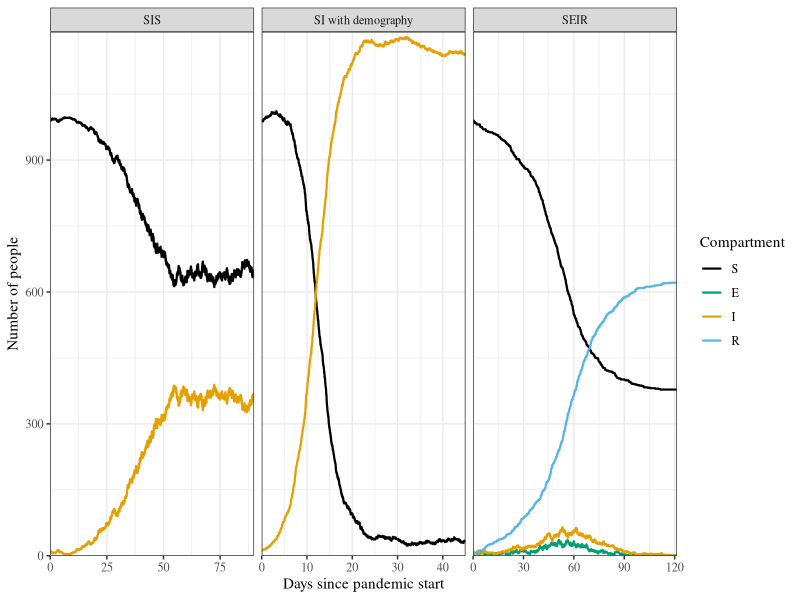
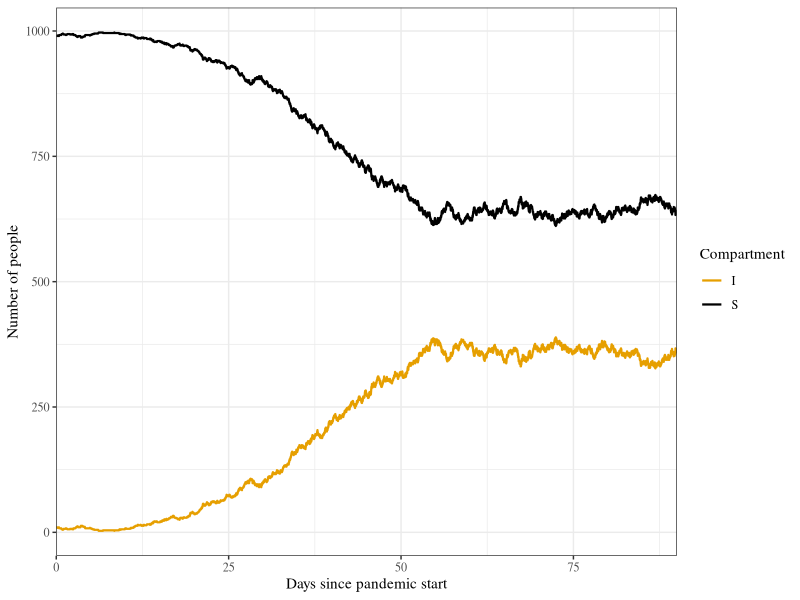
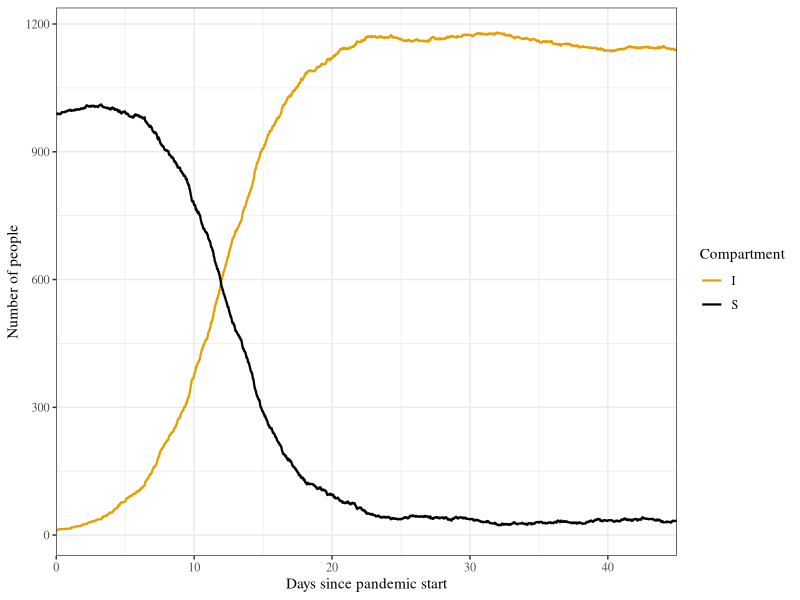
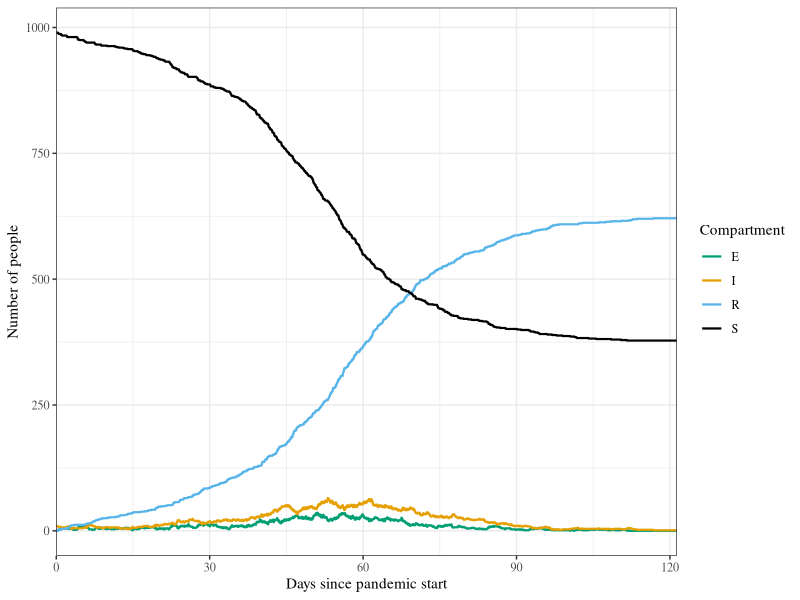
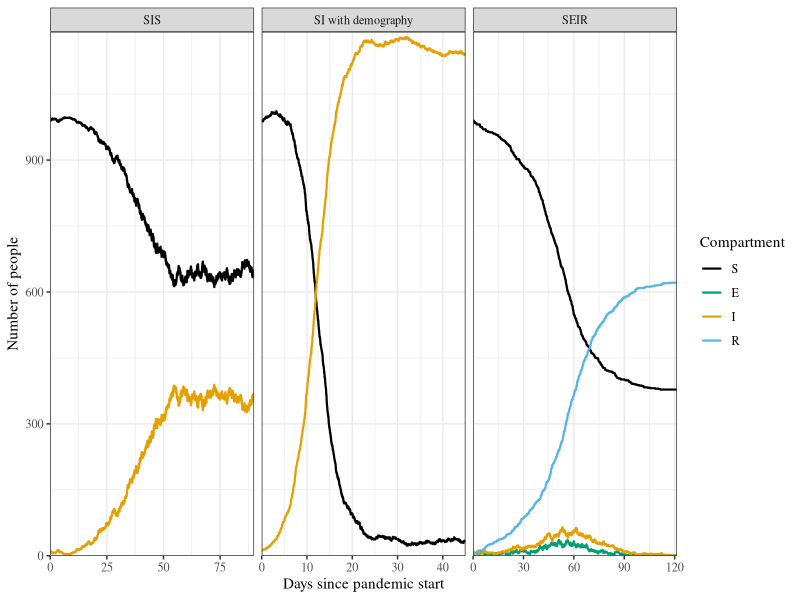

Reproduce these figures in R, in order.
library(tidyverse)
library(here)

cust_pal <- palette.colors(4)
names(cust_pal) <- c("S", "I", "R", "E")

# Task 1 SIR ----

set.seed(4503)
beta <- 0.4
gamma <- 1 / 4
gamma_SI_demog <- 1 / 90
omega <- 1 / 2
mu <- 0.012 # gamma_SI_demog - gamma_SI_demog^2/beta + 0.001
# Aus birth rate 0.00004
nu <- (beta * (mu - gamma_SI_demog) + gamma_SI_demog^2) / 
  (beta - gamma_SI_demog)
pop_size <- 1000 # population of Whitehorse 25000
init_inf <- 10

S_0 <- pop_size - init_inf
E_0 <- 0
I_0 <- init_inf
R_0 <- 0

sim_SIS <- tibble(t = 0, S = pop_size - init_inf, I = init_inf)
sim_SI_demog <- tibble(t = 0, S = pop_size - init_inf, I = init_inf)
sim_SEIR <- tibble(
  t = 0, S = pop_size - init_inf, E = 0, I = init_inf, R = 0
)

S_current <- S_0
I_current <- I_0
t_current <- 0
while (I_current > 0 & t_current < 90) {
  inf_rate <- beta * S_current * I_current / (pop_size - 1)
  rec_rate <- gamma * I_current
  tot_rate <- inf_rate + rec_rate
  t_current <- t_current + rexp(1, tot_rate)

  if (rbinom(1, 1, inf_rate / tot_rate)) {
    new_state <- tibble(
      "t" = c(t_current, t_current),
      "S" = c(S_current, S_current - 1),
      "I" = c(I_current, I_current + 1)
    )
  } else {
    new_state <- tibble(
      "t" = c(t_current, t_current),
      "S" = c(S_current, S_current + 1),
      "I" = c(I_current, I_current - 1)
    )
  }
  sim_SIS <- bind_rows(sim_SIS, new_state)
  S_current <- unlist(new_state["S"])[[2]]
  I_current <- unlist(new_state["I"])[[2]]
}

S_current <- S_0
I_current <- I_0
t_current <- 0
while (I_current > 0 & t_current < 45) {
  birth_rate <- mu * (S_current + I_current)
  death_rate <- nu * S_current
  inf_rate <- beta * S_current * I_current / (I_current + S_current)
  rec_rate <- (gamma_SI_demog + nu) * I_current
  tot_rate <- birth_rate + death_rate + inf_rate + rec_rate
  t_current <- t_current + rexp(1, tot_rate)

  event <- sample(
    c(1, 2, 3, 4),
    1,
    prob = c(birth_rate, death_rate, inf_rate, rec_rate) / tot_rate,
    replace = T
  )
  new_state <- case_when(
    event == 1 ~
      tibble(
        "t" = c(t_current, t_current),
        "S" = c(S_current, S_current + 1),
        "I" = c(I_current, I_current)
      ),
    event == 2 ~
      tibble(
        "t" = c(t_current, t_current),
        "S" = c(S_current, S_current - 1),
        "I" = c(I_current, I_current)
      ),
    event == 3 ~
      tibble(
        "t" = c(t_current, t_current),
        "S" = c(S_current, S_current - 1),
        "I" = c(I_current, I_current + 1)
      ),
    event == 4 ~
      tibble(
        "t" = c(t_current, t_current),
        "S" = c(S_current, S_current),
        "I" = c(I_current, I_current - 1)
      )
  )
  sim_SI_demog <- bind_rows(sim_SI_demog, new_state)
  S_current <- unlist(new_state["S"])[[2]]
  I_current <- unlist(new_state["I"])[[2]]
}

S_current <- S_0
E_current <- E_0
I_current <- I_0
R_current <- R_0
t_current <- 0
while (I_current + E_current > 0 & t_current < 120) {
  inf_rate <- beta * S_current * I_current / pop_size
  lat_rate <- omega * E_current
  rec_rate <- gamma * I_current
  tot_rate <- inf_rate + lat_rate + rec_rate
  t_current <- t_current + rexp(1, tot_rate)

  event <- sample(
    c(1, 2, 3),
    1,
    prob = c(inf_rate, lat_rate, rec_rate) / tot_rate,
    replace = T
  )
  new_state <- case_when(
    event == 1 ~
      tibble(
        "t" = c(t_current, t_current),
        "S" = c(S_current, S_current - 1),
        "E" = c(E_current, E_current + 1),
        "I" = c(I_current, I_current),
        "R" = c(R_current, R_current)
      ),
    event == 2 ~
      tibble(
        "t" = c(t_current, t_current),
        "S" = c(S_current, S_current),
        "E" = c(E_current, E_current - 1),
        "I" = c(I_current, I_current + 1),
        "R" = c(R_current, R_current)
      ),
    event == 3 ~
      tibble(
        "t" = c(t_current, t_current),
        "S" = c(S_current, S_current),
        "E" = c(E_current, E_current),
        "I" = c(I_current, I_current - 1),
        "R" = c(R_current, R_current + 1)
      )
  )
  sim_SEIR <- bind_rows(sim_SEIR, new_state)
  S_current <- unlist(new_state["S"])[[2]]
  E_current <- unlist(new_state["E"])[[2]]
  I_current <- unlist(new_state["I"])[[2]]
  R_current <- unlist(new_state["R"])[[2]]
}

long_outputs_SIS <- pivot_longer(
  sim_SIS,
  c(S, I),
  names_to = "Compartment",
  values_to = "number"
) %>% mutate(model = "SIS")

long_outputs_SI_demog <- pivot_longer(
  sim_SI_demog,
  c(S, I),
  names_to = "Compartment",
  values_to = "number"
) %>% mutate(model = "SI with demography")

long_outputs_SEIR <- pivot_longer(
  sim_SEIR,
  c(S, E, I, R),
  names_to = "Compartment",
  values_to = "number"
) %>% mutate(model = "SEIR")

long_output_merged <- bind_rows(
  long_outputs_SIS, long_outputs_SI_demog, long_outputs_SEIR
) %>%
  mutate(
    model = fct_inorder(model),
    Compartment = factor(Compartment, levels = c("S", "E", "I", "R"))
  )

plot_stochastic_SIS <- ggplot(
  long_outputs_SIS,
  aes(x = t, y = number, colour = Compartment)
) +
  geom_path(linewidth = 0.75) +
  theme_bw(base_family = "serif") +
  scale_x_continuous(expand = expansion(0)) +
  xlab("Days since pandemic start") +
  ylab("Number of people") +
  scale_color_manual(values = cust_pal)

plot_stochastic_SI_demog <- ggplot(
  long_outputs_SI_demog,
  aes(x = t, y = number, colour = Compartment)
) +
  geom_path(linewidth = 0.75) +
  theme_bw(base_family = "serif") +
  scale_x_continuous(expand = expansion(0)) +
  xlab("Days since pandemic start") +
  ylab("Number of people") +
  scale_color_manual(values = cust_pal)

plot_stochastic_SEIR <- ggplot(
  long_outputs_SEIR,
  aes(x = t, y = number, colour = Compartment)
) +
  geom_path(linewidth = 0.75) +
  theme_bw(base_family = "serif") +
  scale_x_continuous(expand = expansion(0)) +
  xlab("Days since pandemic start") +
  ylab("Number of people") +
  scale_color_manual(values = cust_pal)

plots_stochastic_all <- ggplot(
  long_output_merged,
  aes(x = t, y = number, colour = Compartment)
) +
  geom_line(linewidth = 0.75) +
  theme_bw(base_family = "serif") +
  xlab("Days since pandemic start") +
  ylab("Number of people") +
  scale_x_continuous(expand = expansion(0)) +
  scale_y_continuous(expand = expansion(c(0, 0.01))) +
  scale_color_manual(values = cust_pal) +
  facet_grid(cols = vars(model), scales = "free_x")
plots_stochastic_all

ggsave(
  plot = plot_stochastic_SIS,
  "../../Apps/Overleaf/M_Scimat_Thesis/images/doob_SIS.pdf",
  width = 3,
  height = 3
)
ggsave(
  plot = plot_stochastic_SI_demog,
  "../../Apps/Overleaf/M_Scimat_Thesis/images/doob_SI_demog.pdf",
  width = 3,
  height = 3
)
ggsave(
  plot = plot_stochastic_SEIR,
  "../../Apps/Overleaf/M_Scimat_Thesis/images/doob_SEIR.pdf",
  width = 3,
  height = 3
)
ggsave(
  plot = plots_stochastic_all,
  here("../../Apps/Overleaf/M_Scimat_Thesis/images/doob_plots.pdf"),
  width = 5.5,
  height = 3
)
